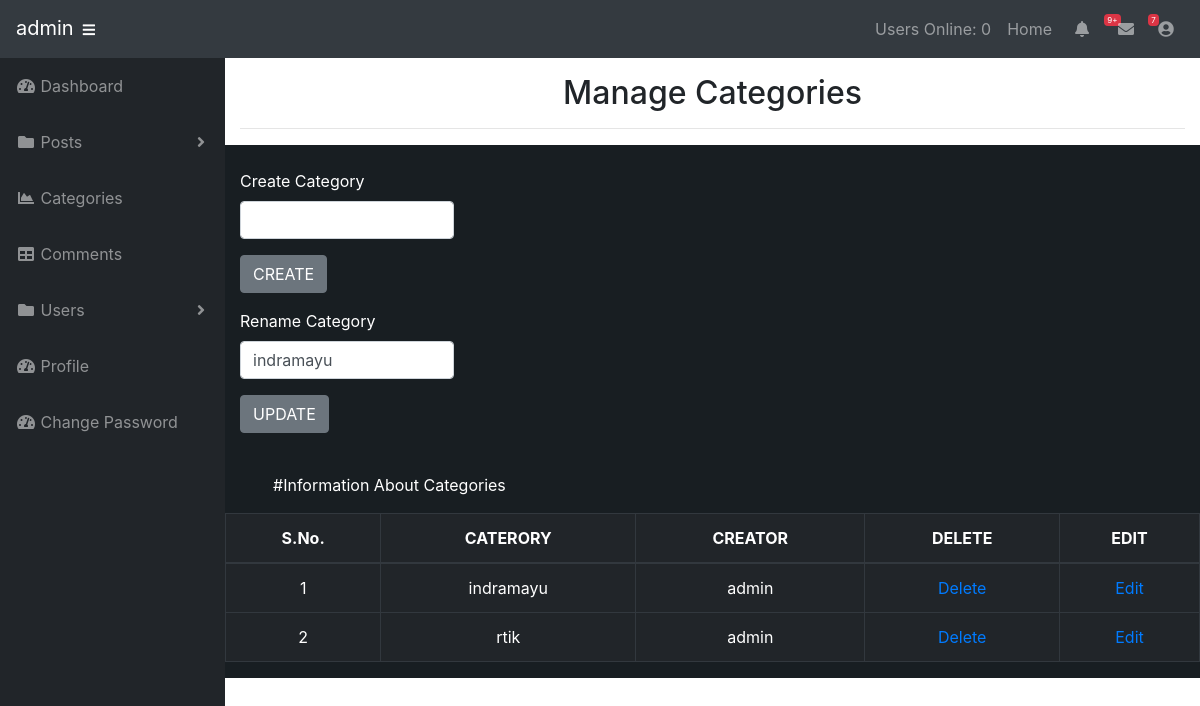
The app's page /admin/category.php?edit=58 (signed in) with its own data.
### tables this page shows
CREATE TABLE `categories` (
  `cat_id` int(3) NOT NULL,
  `cat_title` varchar(255) NOT NULL,
  `cat_creator` varchar(20) NOT NULL,
  `cat_user` varchar(2000) NOT NULL
);

### admin/functions.php (the view, shortened to what this page needs)
<?php
function FindAllCAtegories(){
    global $connection;
    $serial=0;
    $query = "SELECT * FROM categories";
    $select_all_categories = mysqli_query($connection,$query);
    while($row = mysqli_fetch_assoc($select_all_categories)){
        $cat_id = $row['cat_id'];
        $cat_title = $row['cat_title'];
        $cat_creator = $row['cat_creator'];
        echo "<tr>";
        $serial=$serial+1;
        echo "<td>{$serial}</td>";
        echo "<td>{$cat_title}</td>";
        echo "<td>{$cat_creator}</td>";
        echo "<td><a href='category.php?delete={$cat_id}'>Delete</a></td>";
        echo "<td><a href='category.php?edit={$cat_id}'>Edit</a></td>";
        echo "</tr>";
    }
}
?>

### admin/includes/update_category.php (shortened to what this page needs)
<form action="" method="POST">
    <div class="form-group">
        <label for="cat_title">Rename Category</label>
<?php
if(isset($_GET['edit'])){
$cat_id = $_GET['edit'];
$query = "SELECT * FROM categories WHERE cat_id = {$cat_id}";
$select_categories_id = mysqli_query($connection,$query);
while($row = mysqli_fetch_assoc($select_categories_id)){
$cat_title = $row['cat_title'];
?>
<input type="text" class="form-control" name="cat_title" value="<?php if(isset($cat_title)){echo $cat_title;} ?>" >
<?php
}}
?>
    </div>
    <div class="form-group">
        <input type="submit" class="btn btn-secondary " name="update_category" value="UPDATE" >
    </div>
</form>

### admin/css/sb-admin.css (style rules this page uses)
html { position: relative; min-height: 100%; }
body { height: 100%; }
:root { --input-padding-x: 0.75rem; --input-padding-y: 0.75rem; }

### records on screen
categories: cat_title "indramayu", cat_creator "admin"
categories: cat_title "rtik", cat_creator "admin"

### other values on screen
$_SESSION['username'] "admin"
users_online() "0"
